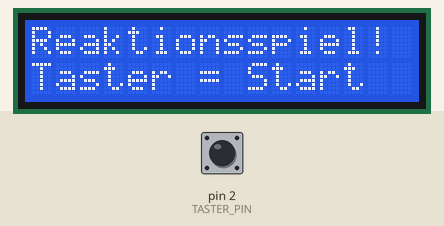
A sketch run on a simulated Arduino Uno, built with avr-gcc and run on an emulated ATmega328P. On the bench: 16×2 character LCD. The inputs (shaded band) are chosen by the test bench; at power-on: pin 2 (TASTER_PIN) HIGH. Random numbers use the default seed unless the sketch sets one; what the sketch prints to the serial monitor is not drawn.

Above: at 1.2 s.
1.3 s: pin 2 (TASTER_PIN) pulled LOW for 0.15 s
At 1.6 s:
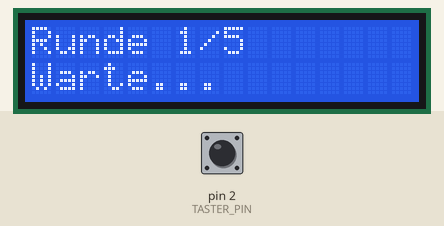
4.4 s: pin 2 (TASTER_PIN) pulsed LOW 5 times (0.12 s each, 0.3 s apart)
At 6.2 s:
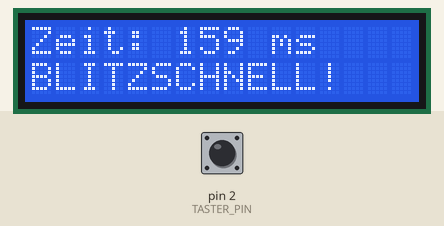
At 12.0 s:
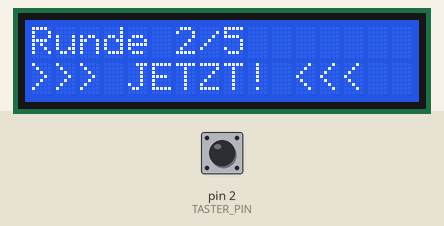
Timing chart, 0 to 13.5 s (numbered marks = the images above; inputs shaded):
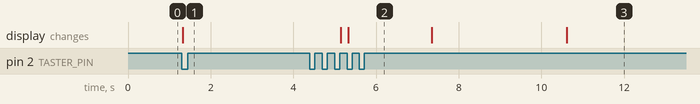

The sketch:

challenge3_reaktion.ino
```cpp
// B07 Challenge 3: Reaktionsspiel
// Druecke den Taster wenn "JETZT!" erscheint

#include <Wire.h>
#include <LiquidCrystal_I2C.h>

// LCD: Adresse 0x27, 16 Spalten, 2 Zeilen
LiquidCrystal_I2C lcd(0x27, 16, 2);

const int TASTER_PIN = 2;

// Spielvariablen
unsigned long startZeit = 0;
unsigned long reaktionsZeit = 0;
bool warteAufReaktion = false;
bool spielLaeuft = false;
int runden = 0;
unsigned long gesamtZeit = 0;

void setup() {
  lcd.init();
  lcd.backlight();

  pinMode(TASTER_PIN, INPUT_PULLUP);

  lcd.setCursor(0, 0);
  lcd.print("Reaktionsspiel!");
  lcd.setCursor(0, 1);
  lcd.print("Taster = Start");

  Serial.begin(9600);
  Serial.println("Reaktionsspiel - Druecke Taster zum Starten!");
}

void loop() {
  bool tasterGedrueckt = (digitalRead(TASTER_PIN) == LOW);

  // Spiel starten oder reagieren
  if (tasterGedrueckt && !spielLaeuft) {
    // Neues Spiel starten
    spielLaeuft = true;
    warteAufReaktion = false;
    runden = 0;
    gesamtZeit = 0;
    neueRunde();
  }
  else if (tasterGedrueckt && warteAufReaktion) {
    // Reaktion gemessen!
    reaktionsZeit = millis() - startZeit;
    gesamtZeit += reaktionsZeit;
    runden++;

    lcd.clear();
    lcd.setCursor(0, 0);
    lcd.print("Zeit: ");
    lcd.print(reaktionsZeit);
    lcd.print(" ms");

    Serial.print("Runde ");
    Serial.print(runden);
    Serial.print(": ");
    Serial.print(reaktionsZeit);
    Serial.println(" ms");

    // Bewertung anzeigen
    lcd.setCursor(0, 1);
    if (reaktionsZeit < 200) {
      lcd.print("BLITZSCHNELL!");
    } else if (reaktionsZeit < 350) {
      lcd.print("Sehr gut!");
    } else if (reaktionsZeit < 500) {
      lcd.print("Gut!");
    } else {
      lcd.print("Uebe weiter...");
    }

    warteAufReaktion = false;

    delay(2000);

    // Nach 5 Runden: Ergebnis anzeigen
    if (runden >= 5) {
      zeigeErgebnis();
    } else {
      neueRunde();
    }
  }
  else if (tasterGedrueckt && spielLaeuft && !warteAufReaktion) {
    // Zu frueh gedrueckt!
    lcd.clear();
    lcd.setCursor(0, 0);
    lcd.print("ZU FRUEH!");
    lcd.setCursor(0, 1);
    lcd.print("Warte auf JETZT!");

    Serial.println("Zu frueh gedrueckt!");

    delay(1500);
    neueRunde();
  }

  // Entprellen
  if (tasterGedrueckt) {
    delay(50);
    while (digitalRead(TASTER_PIN) == LOW);
    delay(50);
  }
}

void neueRunde() {
  lcd.clear();
  lcd.setCursor(0, 0);
  lcd.print("Runde ");
  lcd.print(runden + 1);
  lcd.print("/5");
  lcd.setCursor(0, 1);
  lcd.print("Warte...");

  // Zufaellige Wartezeit (2-5 Sekunden)
  int warteZeit = random(2000, 5000);
  delay(warteZeit);

  // JETZT!
  lcd.setCursor(0, 1);
  lcd.print(">>> JETZT! <<<");
  startZeit = millis();
  warteAufReaktion = true;

  Serial.println("JETZT!");
}

void zeigeErgebnis() {
  unsigned long durchschnitt = gesamtZeit / 5;

  lcd.clear();
  lcd.setCursor(0, 0);
  lcd.print("Durchschnitt:");
  lcd.setCursor(0, 1);
  lcd.print(durchschnitt);
  lcd.print(" ms ");

  if (durchschnitt < 250) {
    lcd.print("TOP!");
  } else if (durchschnitt < 400) {
    lcd.print("GUT!");
  }

  Serial.print("Durchschnitt: ");
  Serial.print(durchschnitt);
  Serial.println(" ms");

  spielLaeuft = false;

  delay(3000);

  lcd.clear();
  lcd.setCursor(0, 0);
  lcd.print("Reaktionsspiel!");
  lcd.setCursor(0, 1);
  lcd.print("Taster = Start");
}
```

Measured:
- after the input at 1.3 s, the display: changes at once (image 1)
